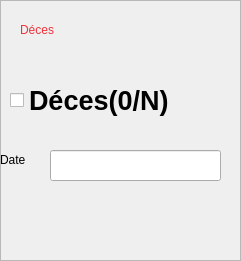
     <widget class="QFrame" name="frame_5">
      <property name="geometry">
       <rect>
        <x>520</x>
        <y>320</y>
        <width>241</width>
        <height>261</height>
       </rect>
      </property>
      <property name="frameShape">
       <enum>QFrame::StyledPanel</enum>
      </property>
      <property name="frameShadow">
       <enum>QFrame::Raised</enum>
      </property>
      <widget class="QLabel" name="label_24">
       <property name="geometry">
        <rect>
         <x>20</x>
         <y>10</y>
         <width>241</width>
         <height>41</height>
        </rect>
       </property>
       <property name="styleSheet">
        <string notr="true">font: 800 16pt &quot;Cantarell&quot;;</string>
       </property>
       <property name="text">
        <string>&lt;html&gt;&lt;head/&gt;&lt;body&gt;&lt;p&gt;&lt;span style=&quot; color:#ed333b;&quot;&gt;Déces&lt;/span&gt;&lt;/p&gt;&lt;/body&gt;&lt;/html&gt;</string>
       </property>
      </widget>
      <widget class="QCheckBox" name="checkBox_13">
       <property name="geometry">
        <rect>
         <x>10</x>
         <y>80</y>
         <width>171</width>
         <height>41</height>
        </rect>
       </property>
       <property name="font">
        <font>
         <pointsize>20</pointsize>
         <bold>true</bold>
        </font>
       </property>
       <property name="text">
        <string>Déces(0/N)</string>
       </property>
      </widget>
      <widget class="QLabel" name="label_25">
       <property name="geometry">
        <rect>
         <x>0</x>
         <y>140</y>
         <width>81</width>
         <height>41</height>
        </rect>
       </property>
       <property name="styleSheet">
        <string notr="true">font: 800 16pt &quot;Cantarell&quot;;</string>
       </property>
       <property name="text">
        <string>&lt;html&gt;&lt;head/&gt;&lt;body&gt;&lt;p&gt;Date&lt;/p&gt;&lt;/body&gt;&lt;/html&gt;</string>
       </property>
      </widget>
      <widget class="QLineEdit" name="lineEdit_17">
       <property name="geometry">
        <rect>
         <x>50</x>
         <y>150</y>
         <width>171</width>
         <height>31</height>
        </rect>
       </property>
      </widget>
     </widget>
